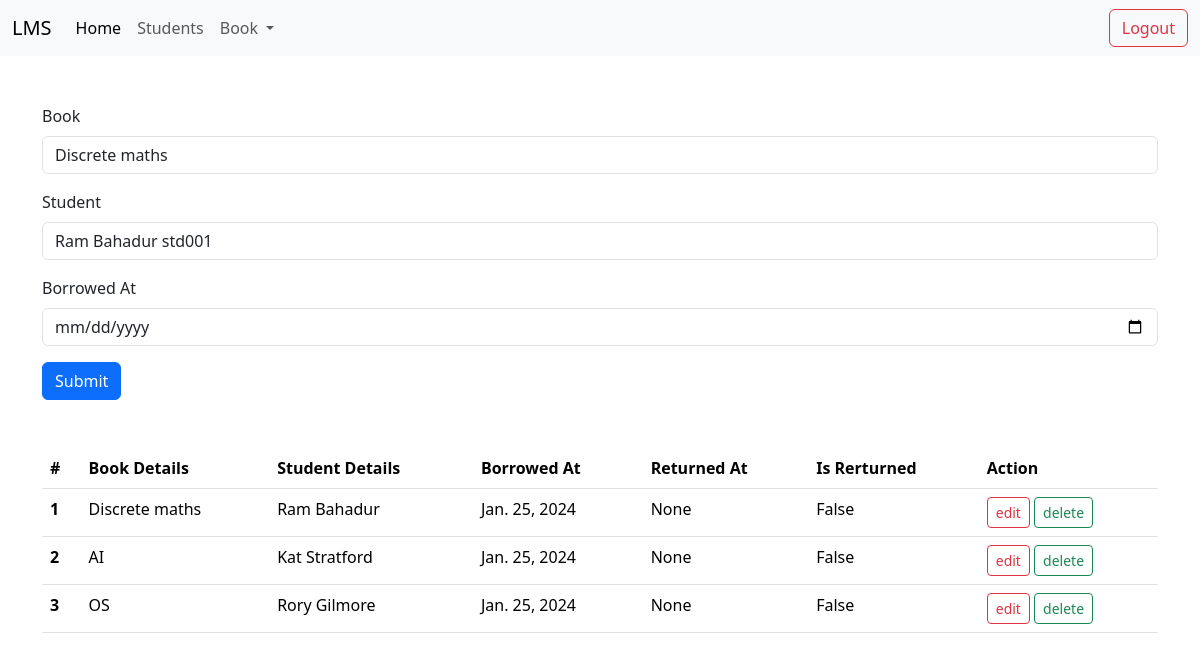
Screenshot of /dashboard/borrow/ (signed in) with the database file from the repository.
### lms/models.py (models this page shows, shortened)
class BookBorrow(models.Model):
    student_id = models.ForeignKey("Student", on_delete=models.CASCADE)
    book_id = models.ForeignKey("Book", on_delete=models.CASCADE)
    borrowed_at = models.DateField()
    returned_at = models.DateField(blank = True, null = True)
    is_returned = models.BooleanField(default=False)

class Book(models.Model):
    name = models.CharField(max_length = 1000)
    author_name = models.CharField(max_length = 1000)
    no_of_copies = models.IntegerField()
    category_id =  models.ForeignKey("Category", on_delete=models.CASCADE)

class Student(models.Model):
    name = models.CharField(max_length = 1000)
    phone_number = models.CharField(max_length=15)
    image = models.FileField(upload_to='students/')
    student_id = models.CharField(max_length=50)

### lms/views.py (the view)
# urls.py: path('dashboard/borrow/', borrow),
def borrow(request):
    if request.method == "POST":
        req_book_id = request.POST.get('book_id')
        req_student_id = request.POST.get('student_id')
        req_borrowed_at = request.POST.get('borrowed_at')
        book = Book.objects.get(id=req_book_id)
        book.no_of_copies -= 1
        book.save()
        student = Student.objects.get(id=req_student_id)
        borrow = BookBorrow.objects.create(
        book_id=book,
        student_id = student,
        borrowed_at = req_borrowed_at,
        )
        borrow.save();
        if borrow:
            return redirect('/dashboard/borrow/')
        else:
            return render(request,'/dashboard/borrow/index.html',{'error':'Error Something went wrong '})
    else:
        if request.user.is_authenticated:
            students = Student.objects.all();
            books = Book.objects.all();
            borrows = BookBorrow.objects.all();
            return render(request, 'dashboard/borrow/index.html',{'students':students,'books':books,'borrows':borrows})
        else:
            return redirect('/login/')

### templates/dashboard/borrow/index.html (shortened to what this page needs)
{% extends "dashboard/layout/layout.html" %}
{% block content %}
<div class="mt-5">
    <div class="container">
        <form action="/dashboard/borrow/" method="POST">
            <div class="my-3 ">
                <label for="exampleFormControlInput1" class="form-label">Book</label>
                <select class="form-control" name="book_id">
                    {% for book in books %}
                    <option value="{{book.id}}">{{book.name}}</option>
                    {% endfor %}
                </select>
            </div>
            <div class="my-3 ">
                <label for="exampleFormControlInput1" class="form-label">Student</label>
                <select class="form-control" name="student_id">
                    {% for student in students %}
                    <option value="{{student.id}}">{{student.name}} {{student.student_id}}</option>
                    {% endfor %}
                </select>
            </div>
            <div class="my-3 ">
                <label for="exampleFormControlInput1" class="form-label">Borrowed At</label>
                <input type="date" class="form-control" name="borrowed_at" placeholder="name">
            </div>
            <button class="btn btn-primary" type="submit">Submit</button>
        </form>
    </div>
    <div class="container mt-5">
        <table class="table">
            <thead>
                <tr>
                    <th scope="col">#</th>
                    <th scope="col">Book Details</th>
                    <th scope="col">Student Details</th>
                    <th scope="col">Borrowed At</th>
                    <th scope="col">Returned At</th>
                    <th scope="col">Is Rerturned</th>
                    <th scope="col">Action</th>
                </tr>
            </thead>
            <tbody>
                {% for borrow in borrows %}
                <tr>
                    <th scope="row">{{ forloop.counter }}</th>
                    <td>{{ borrow.book_id.name }}</td>
                    <td>{{ borrow.student_id.name }}</td>
                    <td>{{ borrow.borrowed_at }}</td>
                    <td>{{ borrow.returned_at }}</td>
                    <td>{{ borrow.is_returned }}</td>
                    <td>
                        <a href="/dashboard/borrow/edit/{{borrow.id}}" class="btn btn-outline-danger btn-sm">edit</a>
                        <a href="/dashboard/borrow/delete/{{borrow.id}}" class="btn btn-outline-success btn-sm">delete</a>
                    </td>
                </tr>
                {% endfor %}
            </tbody>
        </table>
    </div>
</div>
{% endblock %}

### rows the page displays
BookBorrow: book_id.name "Discrete maths", student_id.name "Ram Bahadur", borrowed_at "Jan. 25, 2024", returned_at "None", is_returned "False"
BookBorrow: book_id.name "AI", student_id.name "Kat Stratford", borrowed_at "Jan. 25, 2024", returned_at "None", is_returned "False"
BookBorrow: book_id.name "OS", student_id.name "Rory Gilmore", borrowed_at "Jan. 25, 2024", returned_at "None", is_returned "False"

### other values shown
form field book_id "Discrete maths"
form field student_id "Ram Bahadur std001"
